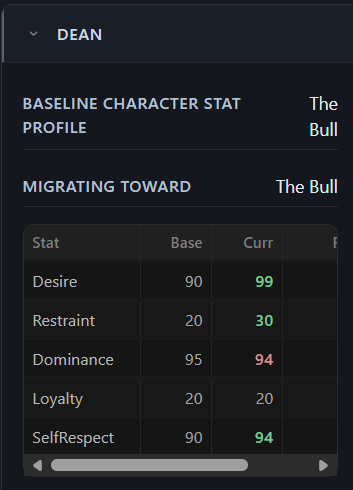
#> input picture specs/001-stat-char-text-drift/issueImages/CharDeanAdaptive.png, 353 x 490 px
$ python annotate-region-circle.py --input ../../specs/001-stat-char-text-drift/issueImages/CharDeanAdaptive.png --output out.png
#> lines starting #> are read from the running program, lines starting #| are printed output that depends on the picture
#!/usr/bin/env python
"""Draw the coloured region circle that the C2b proof (B-129 capability table) needs.

WHY THIS EXISTS
---------------
C2b asks whether a coloured circle DRAWN ON THE IMAGE, named in the instruction, is enough to contain
an edit - no mask node, no latent masking, just an annotation the model can see. The mechanism proven
for C2a (a masked latent through VAEEncodeForInpaint) is a different route, and the app can only offer
the cheaper one if this one works.

The circle has to be drawn the SAME WAY every time, at the SAME place, or the two runs cannot be
compared and the containment measurement has no fixed region to measure against. That is all this
script is: a deterministic annotation, no model, no judgement.

The ellipse is inset from the measured rectangle so its stroke sits clear of the rectangle's edge
band, which the measurement excludes.

Usage
-----
  d:/src/DreamGenClone/.venv/Scripts/python.exe helpers/local-comfyui-host/annotate-region-circle.py \
      --input  artifacts/tmp/qwen-2-1/p0Base/result_0.png \
      --output artifacts/tmp/qwen-2-1/p0Circle/source.png \
      --rect-pct 32,55,35,33 --colour 0,64,255 --width 10 --inset 20
"""

from __future__ import annotations

import argparse
from pathlib import Path

from PIL import Image, ImageDraw


def parse_ints(value: str) -> list[int]:
    return [int(part) for part in value.split(",") if part.strip()]


def main() -> None:
    parser = argparse.ArgumentParser(description="Annotate an image with the region circle the C2b proof names.")
    parser.add_argument("--input", required=True, help="Source image to annotate.")
    parser.add_argument("--output", required=True, help="Annotated image to write (git-ignored).")
    parser.add_argument("--rect-pct", default="32,55,35,33", help="x,y,width,height as PERCENT of the frame.")
    parser.add_argument("--colour", default="0,64,255", help="RGB of the circle stroke.")
    parser.add_argument("--width", type=int, default=10, help="Stroke width in pixels.")
    parser.add_argument("--inset", type=int, default=20, help="Pixels to pull the ellipse inside the rectangle.")
    args = parser.parse_args()

    x_pct, y_pct, w_pct, h_pct = parse_ints(args.rect_pct)
    red, green, blue = parse_ints(args.colour)

    source = Path(args.input)
    if not source.is_file():
        raise SystemExit(f"source image not found: {source}")

    image = Image.open(source).convert("RGB")
    width, height = image.size
#> width = 353; height = 490

    left = int(round(width * x_pct / 100)) + args.inset
#> left = 133
    top = int(round(height * y_pct / 100)) + args.inset
#> top = 290
    right = int(round(width * (x_pct + w_pct) / 100)) - args.inset
#> right = 217
    bottom = int(round(height * (y_pct + h_pct) / 100)) - args.inset
#> bottom = 411
    if right <= left or bottom <= top:
        raise SystemExit("the rectangle is too small for the requested inset")

    draw = ImageDraw.Draw(image)
    draw.ellipse((left, top, right, bottom), outline=(red, green, blue), width=args.width)

    target = Path(args.output)
    target.parent.mkdir(parents=True, exist_ok=True)
    image.save(target)
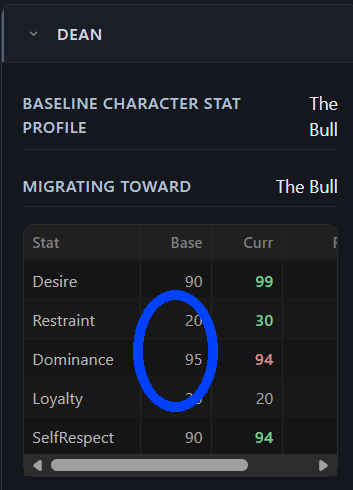
#> saved as out.png: PIL image 353x490 RGB; mean R, G, B 29.4, 33.1, 39.9

    print(f"wrote {target}  size={width}x{height}  ellipse=({left},{top})-({right},{bottom})  colour=({red},{green},{blue})")
#| wrote out.png  size=353x490  ellipse=(133,290)-(217,411)  colour=(0,64,255)
    print(f"measured rectangle (percent, as the measurement takes it): {x_pct},{y_pct},{w_pct},{h_pct}")


if __name__ == "__main__":
    main()

$ run again, on specs/001-stat-char-text-drift/issueImages/CreatePersonaProfile.png
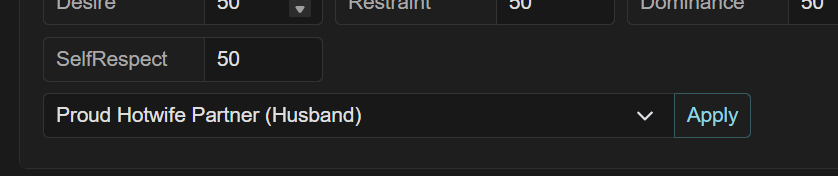
#> input picture specs/001-stat-char-text-drift/issueImages/CreatePersonaProfile.png, 838 x 176 px
#> in main, `image.save(target)`:
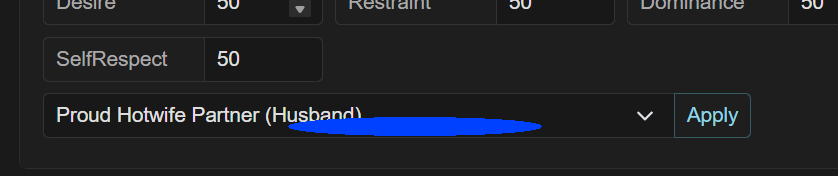
#> saved as out.png: PIL image 838x176 RGB; mean R, G, B 32.6, 34.6, 39.6
#| wrote out.png  size=838x176  ellipse=(288,117)-(541,135)  colour=(0,64,255)
